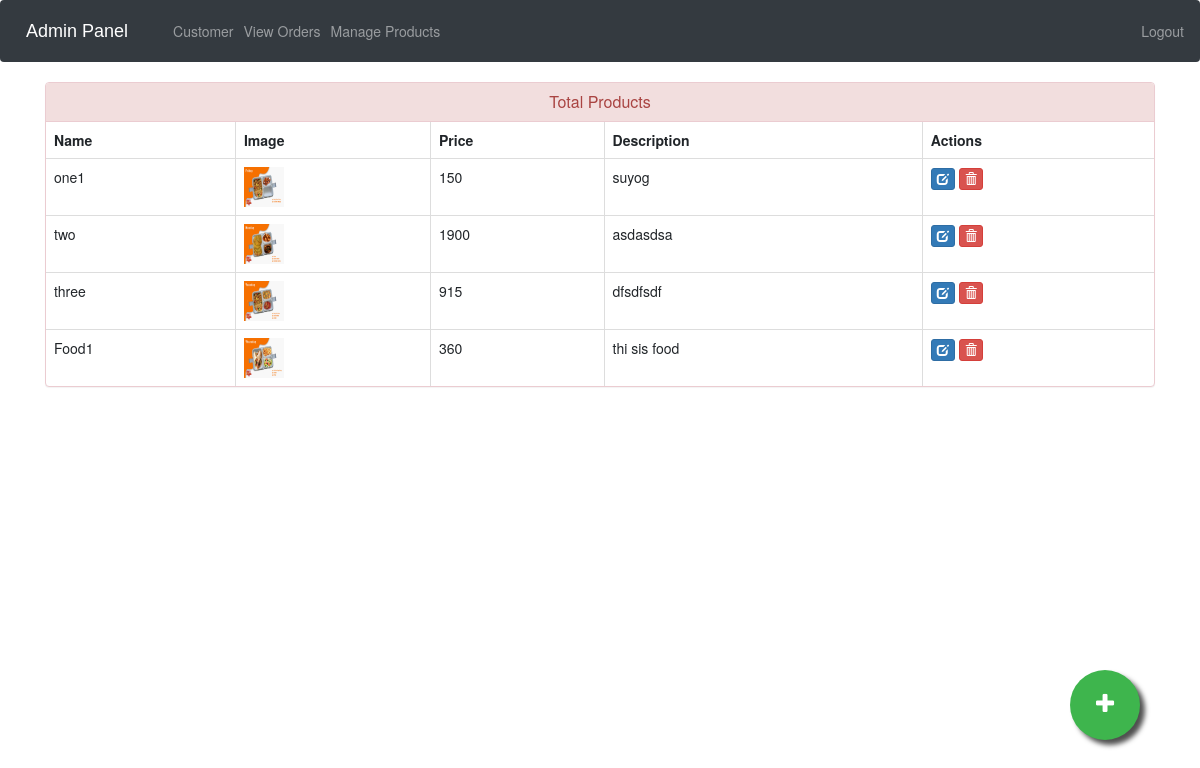
The page /admin-products (signed in) on the database its author committed.
### ecom/models.py (models this page shows, shortened)
class Product(models.Model):
    name=models.CharField(max_length=40)
    product_image= models.ImageField(upload_to='product_image/',null=True,blank=True)
    price = models.PositiveIntegerField()
    description=models.CharField(max_length=40)

### ecom/views.py (the view)
# urls.py: path('admin-products', views.admin_products_view,name='admin-products'),
@login_required(login_url='adminlogin')
def admin_products_view(request):
    products=models.Product.objects.all()
    return render(request,'ecom/admin_products.html',{'products':products})

### templates/ecom/admin_products.html (shortened to what this page needs)
{% extends 'ecom/admin_base.html' %}
{% load static %}
{% block content %}
<head>
  <link href="//netdna.bootstrapcdn.com/bootstrap/3.0.0/css/bootstrap.min.css" rel="stylesheet" id="bootstrap-css">
</head>
<div class="container">
  <div class="panel panel-danger">
    <div class="panel-heading">
      <h6 class="panel-title">Total Products</h6>
    </div>
    <table class="table table-hover table-bordered" id="dev-table">
      <thead>
        <tr>
          <th>Name</th>
          <th>Image</th>
          <th>Price</th>
          <th>Description</th>
          <th>Actions</th>
        </tr>
      </thead>
      {% for p in products %}
  {% if p %}
      <tr>
        <td> {{p.name}}</td>
        <td> <img src="{% static p.product_image.url %}" alt="Profile Pic" height="40px" width="40px" /></td>
        <td>{{p.price}}</td>
        <td>{{p.description}}</td>
        <td><a class="btn btn-primary btn-xs" href="{% url 'update-product' p.id  %}"><span class="glyphicon glyphicon-edit"></span></a>
          <a class="btn btn-danger btn-xs" href="{% url 'delete-product' p.id  %}"><span class="glyphicon glyphicon-trash"></span></a></td>
      </tr>
      {%else%}
      <br><br><br>
      <h1>No Products!!</h1>
      {% endif %}
      {% endfor %}
    </table>
  </div>
</div>
<a href="/admin-add-product" class="float">
<i class="fa fa-plus my-float"></i>
</a>
{% endblock content %}

### templates/ecom/admin_base.html (style rules this page uses)
.fa { font-size: 23px; width: 60px; text-align: center; text-decoration: none; margin: 5px 2px; border-radius: 50%; }

### templates/ecom/admin_products.html (style rules this page uses)
a:link { text-decoration: none; }
h6 { text-align: center; }
.float { position:fixed; width:70px; height:70px; bottom:60px; right:60px; background-color:#3eb54d; color:#FFF; border-radius:50px; text-align:center; box-shadow: 5px 5px 5px #505050; }
.my-float { margin-top:22px; }

### rows shown on the page
Product: name "one1", product_image (picture), price "150", description "suyog"
Product: name "two", product_image (picture), price "1900", description "asdasdsa"
Product: name "three", product_image (picture), price "915", description "dfsdfsdf"
Product: name "Food1", product_image (picture), price "360", description "thi sis food"
